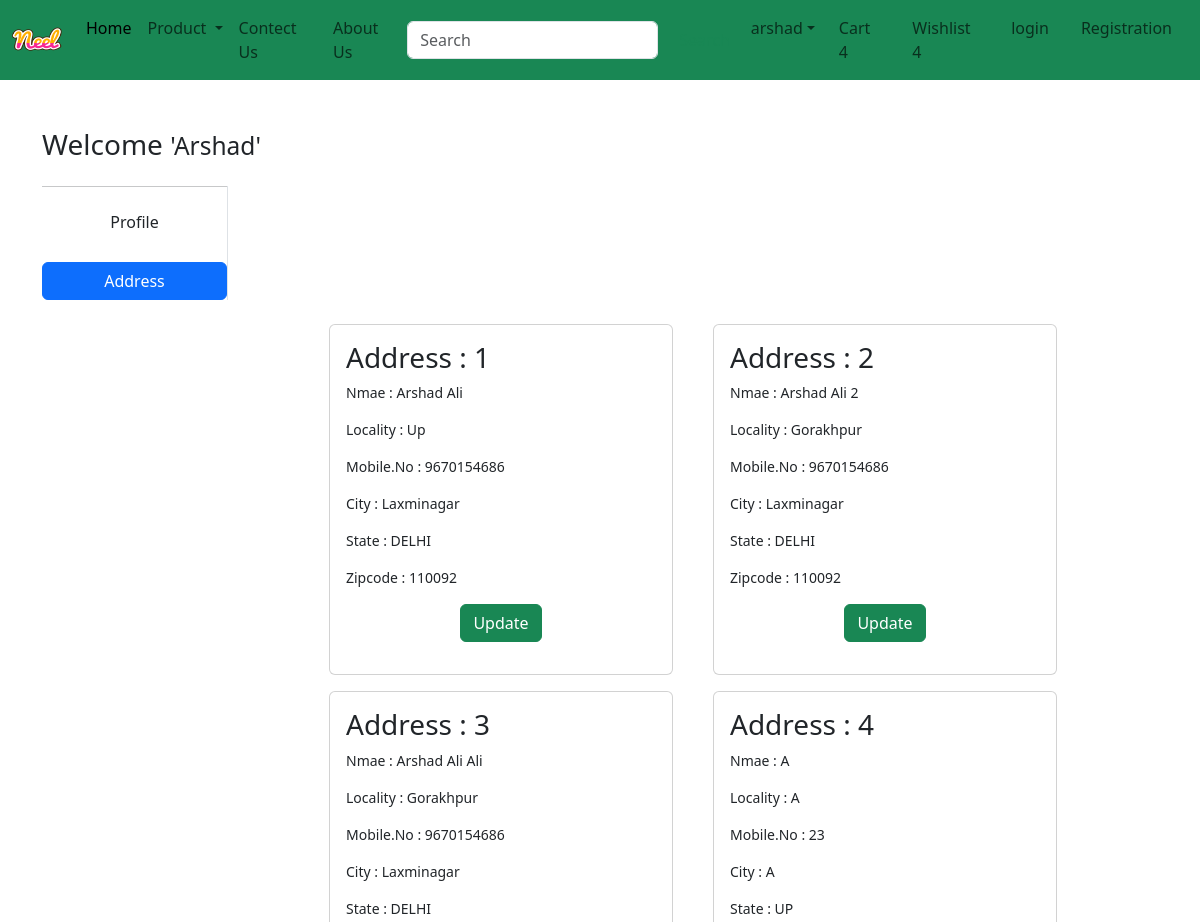
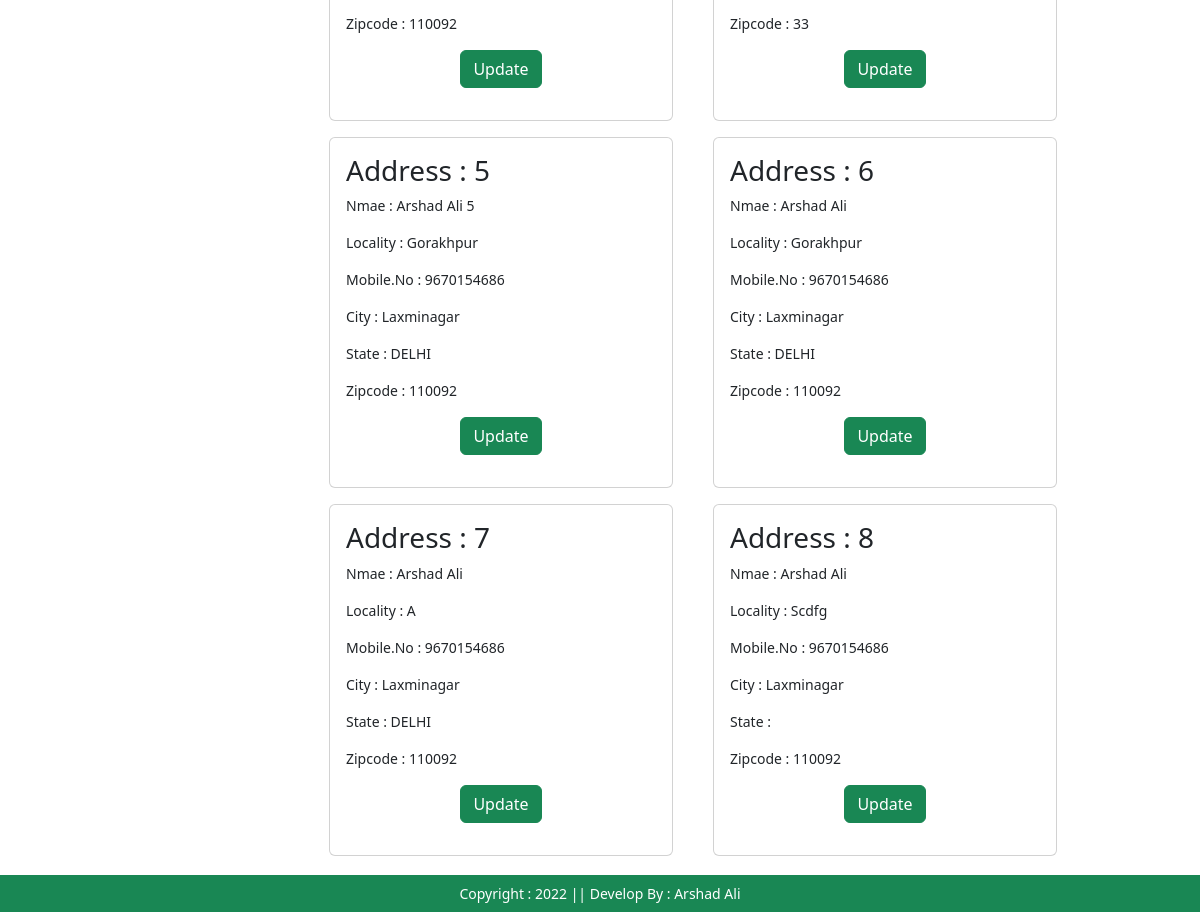
Screenshot of /address (signed in) with the database file from the repository (2 pictures, top to bottom).
### app/models.py (models this page shows, shortened)
class CustomerProfileModel(models.Model):
    user=models.ForeignKey(User,on_delete=models.CASCADE)
    name=models.CharField(max_length=100)
    locality=models.CharField(max_length=100)
    city=models.CharField(max_length=50)
    mobile=models.IntegerField(default=0)
    zipcode=models.IntegerField()
    state=models.CharField(choices=STATE_CHOICES, max_length=100)

### app/views.py (the view)
# urls.py: path('address',views.AddressView,name='address'),
def AddressView(request):
    add=CustomerProfileModel.objects.filter(user=request.user)
    return render(request,'app/address.html',locals())

### app/templates/app/address.html (shortened to what this page needs)
{% extends "app/base.html" %}
{% load static %}
{% block address %}
<div class="container my-5">
    <div class="row">
        <h3>Welcome <small class='text-capitalize'>'{{request.user}}'</smal> </h3>
            <div class="col-sm-2 border-end">
              <hr>
                <ul class="list-unstyled">
                    <li class="d-grid"><a href="{% url "profile" %}" class="btn ">Profile</a></li> <br>
                    <li class="d-grid"><a href="{% url "address" %}" class="btn btn-primary">Address</a></li>
                </ul>
            </div>
            <div class="col-sm-8 offset-sm-3">
                <div class="row">
                {% for ad in add %}
                    <div class="col-sm-6">
                        <div class="card m-2">
                            <div class="card-body">
                                <h3>Address : {{forloop.counter}}</h3>
                                <p>Nmae : {{ad.name}}</p>
                                <p> Locality : {{ad.locality}}</p>
                                <p> Mobile.No : {{ad.mobile}}</p>
                                <p>City :  {{ad.city}}</p>
                                <p>State : {{ad.state}}</p>
                                <p>Zipcode : {{ad.zipcode}}</p>
                                <p class="text-center"><a href="{% url "updateaddress" pk=ad.id %}" type='button' class='btn btn-success'>Update</a></p>
                            </div>
                        </div>
                    </div>
                {% endfor %}
                 <br>
                 <br>
                 <br>
            </div>
</div>
    </div>
</div>
{% endblock address %}

### rows the page displays
CustomerProfileModel: name "Arshad Ali", locality "Up", mobile "9670154686", city "Laxminagar", state "DELHI", zipcode "110092"
CustomerProfileModel: name "Arshad Ali 2", locality "Gorakhpur", mobile "9670154686", city "Laxminagar", state "DELHI", zipcode "110092"
CustomerProfileModel: name "Arshad Ali Ali", locality "Gorakhpur", mobile "9670154686", city "Laxminagar", state "DELHI", zipcode "110092"
CustomerProfileModel: name "A", locality "A", mobile "23", city "A", state "UP", zipcode "33"
CustomerProfileModel: name "Arshad Ali 5", locality "Gorakhpur", mobile "9670154686", city "Laxminagar", state "DELHI", zipcode "110092"
CustomerProfileModel: name "Arshad Ali", locality "Gorakhpur", mobile "9670154686", city "Laxminagar", state "DELHI", zipcode "110092"
CustomerProfileModel: name "Arshad Ali", locality "A", mobile "9670154686", city "Laxminagar", state "DELHI", zipcode "110092"
CustomerProfileModel: name "Arshad Ali", locality "Scdfg", mobile "9670154686", city "Laxminagar", zipcode "110092"

### other values shown
{{ request.user }} "Arshad"
